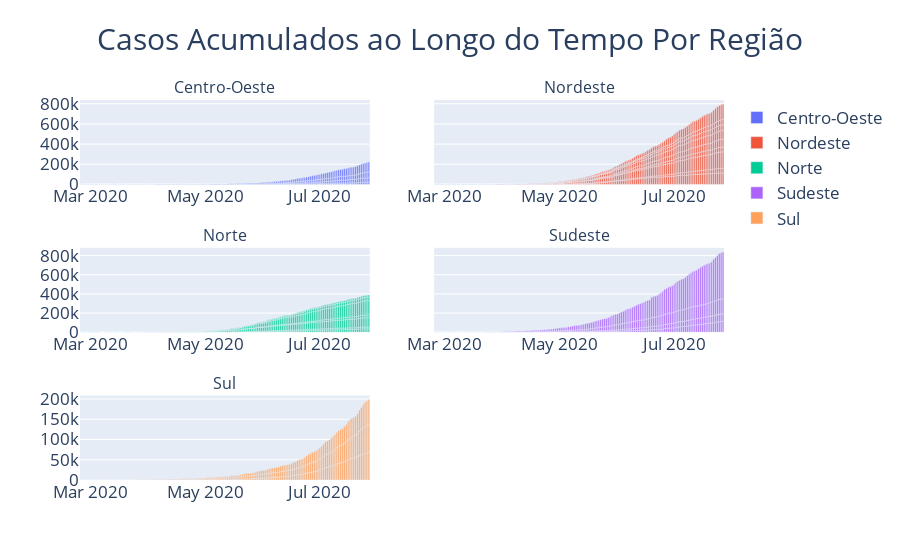

The notebook cell saved with this chart:
### Code cell
from plotly.subplots import make_subplots   #importando método para gerar subplots

plotly()

trace1 = go.Bar(x = covid_regiao_centro_oeste.data, y = covid_regiao_centro_oeste.casosAcumulado, name = 'Centro-Oeste', hoverinfo='y')
trace2 = go.Bar(x = covid_regiao_nordeste.data, y = covid_regiao_nordeste.casosAcumulado, name = 'Nordeste', hoverinfo='y')
trace3 = go.Bar(x = covid_regiao_norte.data, y = covid_regiao_norte.casosAcumulado, name = 'Norte', hoverinfo='y')
trace4 = go.Bar(x = covid_regiao_sudeste.data, y = covid_regiao_sudeste.casosAcumulado, name = 'Sudeste', hoverinfo='y')
trace5 = go.Bar(x = covid_regiao_sul.data, y = covid_regiao_sul.casosAcumulado, name = 'Sul', hoverinfo='y')
#trace6 = go.Bar(x = covid_regiao_brasil.data, y = covid_regiao_brasil.casosAcumulado, name = 'Brasil', hoverinfo='y')

fig = make_subplots(rows=3, cols=2,  
                    subplot_titles=['Centro-Oeste','Nordeste','Norte','Sudeste','Sul'],   #atribuindo um subtítulo
                    shared_yaxes=True)

fig.add_trace(trace1, row=1, col=1)   #adicionando trace1 na linha1, coluna1
fig.add_trace(trace2, row=1, col=2)   #adicionando trace2 na linha1, coluna2
fig.add_trace(trace3, row=2, col=1)
fig.add_trace(trace4, row=2, col=2)
fig.add_trace(trace5, row=3, col=1)
#fig.add_trace(trace6, row=3, col=2)  #colocar o brasil tirando a #

fig.update_layout(title = 'Casos Acumulados ao Longo do Tempo Por Região',  #adicionando título
                  font_size = 17,   #alterando tamanho de todos os textos
                  title_font_size = 30,   #alterando tamanho do título
                  #yaxis_title = 'N° de Casos',  #alterando o título do eixo y
                  xaxis_title_font_size = 25,   #alterando tamanho do título do eixo x
                  yaxis_title_font_size = 25,  #alterando tamanho do título do eixo y
                  #yaxis_dtick = 50000,   #alterando quanto varia o eixo y no gráfico
                  title_x = 0.5)   #colocando o título no meio

py.iplot(fig)

### Figure 1 — Plotly figure (JSON) as saved in the notebook; plotly's stock layout.template omitted (floating-point values rounded to 4 significant figures; data arrays with more than 128 entries replaced by an {"elided": "..."} marker saying what was removed)
{"data": [{"name": "Centro-Oeste", "yaxis": "y", "xaxis": "x", "hoverinfo": "y", "y": {"elided": "616 int values"}, "x": {"elided": "616 str values"}, "type": "bar"}, {"name": "Nordeste", "yaxis": "y2", "xaxis": "x2", "hoverinfo": "y", "y": {"elided": "1386 int values"}, "x": {"elided": "1386 str values"}, "type": "bar"}, {"name": "Norte", "yaxis": "y3", "xaxis": "x3", "hoverinfo": "y", "y": {"elided": "1078 int values"}, "x": {"elided": "1078 str values"}, "type": "bar"}, {"name": "Sudeste", "yaxis": "y4", "xaxis": "x4", "hoverinfo": "y", "y": {"elided": "616 int values"}, "x": {"elided": "616 str values"}, "type": "bar"}, {"name": "Sul", "yaxis": "y5", "xaxis": "x5", "hoverinfo": "y", "y": {"elided": "462 int values"}, "x": {"elided": "462 str values"}, "type": "bar"}], "layout": {"yaxis6": {"matches": "y5", "domain": [0, 0.2222], "showticklabels": false, "anchor": "x6"}, "title": {"text": "Casos Acumulados ao Longo do Tempo Por Região", "font": {"size": 30}, "x": 0.5}, "xaxis6": {"domain": [0.55, 1], "anchor": "y6"}, "xaxis5": {"domain": [0, 0.45], "anchor": "y5"}, "xaxis4": {"domain": [0.55, 1], "anchor": "y4"}, "xaxis3": {"domain": [0, 0.45], "anchor": "y3"}, "xaxis2": {"domain": [0.55, 1], "anchor": "y2"}, "yaxis": {"domain": [0.7778, 1], "anchor": "x", "title": {"font": {"size": 25}}}, "yaxis2": {"matches": "y", "domain": [0.7778, 1], "showticklabels": false, "anchor": "x2"}, "yaxis3": {"domain": [0.3889, 0.6111], "anchor": "x3"}, "yaxis4": {"matches": "y3", "domain": [0.3889, 0.6111], "showticklabels": false, "anchor": "x4"}, "yaxis5": {"domain": [0, 0.2222], "anchor": "x5"}, "xaxis": {"domain": [0, 0.45], "anchor": "y", "title": {"font": {"size": 25}}}, "font": {"size": 17}, "annotations": [{"yanchor": "bottom", "xref": "paper", "xanchor": "center", "yref": "paper", "text": "Centro-Oeste", "y": 1, "x": 0.225, "font": {"size": 16}, "showarrow": false}, {"yanchor": "bottom", "xref": "paper", "xanchor": "center", "yref": "paper", "text": "Nordeste", "y": 1, "x": 0.775, "font": {"size": 16}, "showarrow": false}, {"yanchor": "bottom", "xref": "paper", "xanchor": "center", "yref": "paper", "text": "Norte", "y": 0.6111, "x": 0.225, "font": {"size": 16}, "showarrow": false}, {"yanchor": "bottom", "xref": "paper", "xanchor": "center", "yref": "paper", "text": "Sudeste", "y": 0.6111, "x": 0.775, "font": {"size": 16}, "showarrow": false}, {"yanchor": "bottom", "xref": "paper", "xanchor": "center", "yref": "paper", "text": "Sul", "y": 0.2222, "x": 0.225, "font": {"size": 16}, "showarrow": false}]}}
